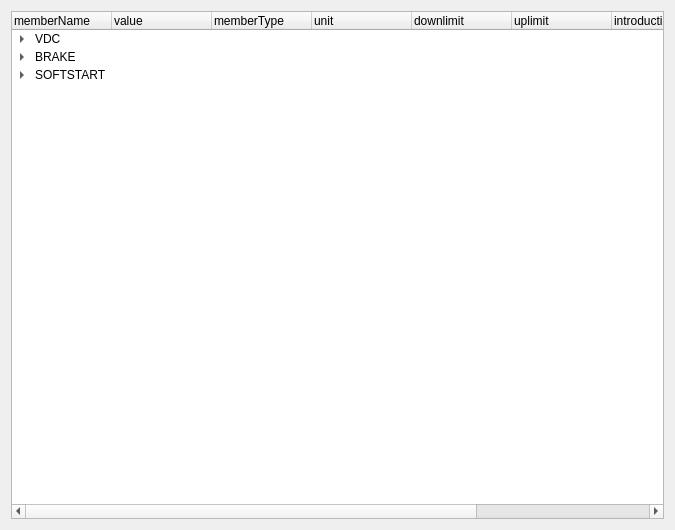
<?xml version="1.0" encoding="UTF-8"?>
<ui version="4.0">
 <class>Form</class>
 <widget class="QWidget" name="Form">
  <property name="geometry">
   <rect>
    <x>0</x>
    <y>0</y>
    <width>675</width>
    <height>530</height>
   </rect>
  </property>
  <property name="windowTitle">
   <string>Form</string>
  </property>
  <layout class="QVBoxLayout" name="verticalLayout">
   <item>
    <widget class="QTreeWidget" name="treeWidget">
     <column>
      <property name="text">
       <string>memberName</string>
      </property>
     </column>
     <column>
      <property name="text">
       <string>value</string>
      </property>
     </column>
     <column>
      <property name="text">
       <string>memberType</string>
      </property>
     </column>
     <column>
      <property name="text">
       <string>unit</string>
      </property>
     </column>
     <column>
      <property name="text">
       <string>downlimit</string>
      </property>
     </column>
     <column>
      <property name="text">
       <string>uplimit</string>
      </property>
     </column>
     <column>
      <property name="text">
       <string>introduction</string>
      </property>
     </column>
     <column>
      <property name="text">
       <string>framAddr</string>
      </property>
     </column>
     <column>
      <property name="text">
       <string>chineseName</string>
      </property>
     </column>
     <item>
      <property name="text">
       <string>VDC</string>
      </property>
      <property name="text">
       <string/>
      </property>
      <property name="text">
       <string/>
      </property>
      <property name="text">
       <string/>
      </property>
      <property name="text">
       <string/>
      </property>
      <property name="text">
       <string/>
      </property>
      <property name="text">
       <string/>
      </property>
      <property name="text">
       <string/>
      </property>
      <property name="text">
       <string>母线</string>
      </property>
      <item>
       <property name="text">
        <string>gSevDrv.sev_obj.cur.pro.prm.vdc_ulim_2</string>
       </property>
       <property name="text">
        <string>450</string>
       </property>
       <property name="text">
        <string>int16</string>
       </property>
       <property name="text">
        <string>V</string>
       </property>
       <property name="text">
        <string>0</string>
       </property>
       <property name="text">
        <string>0</string>
       </property>
       <property name="text">
        <string>NULL</string>
       </property>
       <property name="text">
        <string>517</string>
       </property>
       <property name="text">
        <string>母线过压保护点</string>
       </property>
      </item>
      <item>
       <property name="text">
        <string>gSevDrv.sev_obj.cur.pro.prm.vdc_llim_2</string>
       </property>
       <property name="text">
        <string>0</string>
       </property>
       <property name="text">
        <string>int16</string>
       </property>
       <property name="text">
        <string>V</string>
       </property>
       <property name="text">
        <string>0</string>
       </property>
       <property name="text">
        <string>0</string>
       </property>
       <property name="text">
        <string>NULL</string>
       </property>
       <property name="text">
        <string>518</string>
       </property>
       <property name="text">
        <string>母线久压保护点</string>
       </property>
      </item>
     </item>
     <item>
      <property name="text">
       <string>BRAKE</string>
      </property>
      <property name="text">
       <string/>
      </property>
      <property name="text">
       <string/>
      </property>
      <property name="text">
       <string/>
      </property>
      <property name="text">
       <string/>
      </property>
      <property name="text">
       <string/>
      </property>
      <property name="text">
       <string/>
      </property>
      <property name="text">
       <string/>
      </property>
      <property name="text">
       <string>制动管</string>
      </property>
      <item>
       <property name="text">
        <string>gSevDrv.sev_obj.cur.pro.prm.bk_ulim_2</string>
       </property>
       <property name="text">
        <string>420</string>
       </property>
       <property name="text">
        <string>int16</string>
       </property>
       <property name="text">
        <string>V</string>
       </property>
       <property name="text">
        <string>0</string>
       </property>
       <property name="text">
        <string>0</string>
       </property>
       <property name="text">
        <string>NULL</string>
       </property>
       <property name="text">
        <string>519</string>
       </property>
       <property name="text">
        <string>制动管开通电压</string>
       </property>
      </item>
      <item>
       <property name="text">
        <string>gSevDrv.sev_obj.cur.pro.prm.bk_llim_2</string>
       </property>
       <property name="text">
        <string>400</string>
       </property>
       <property name="text">
        <string>int16</string>
       </property>
       <property name="text">
        <string>V</string>
       </property>
       <property name="text">
        <string>0</string>
       </property>
       <property name="text">
        <string>0</string>
       </property>
       <property name="text">
        <string>NULL</string>
       </property>
       <property name="text">
        <string>520</string>
       </property>
       <property name="text">
        <string>制动管关闭电压</string>
       </property>
      </item>
     </item>
     <item>
      <property name="text">
       <string>SOFTSTART</string>
      </property>
      <property name="text">
       <string/>
      </property>
      <property name="text">
       <string/>
      </property>
      <property name="text">
       <string/>
      </property>
      <property name="text">
       <string/>
      </property>
      <property name="text">
       <string/>
      </property>
      <property name="text">
       <string/>
      </property>
      <property name="text">
       <string/>
      </property>
      <property name="text">
       <string>软启动继电器</string>
      </property>
      <item>
       <property name="text">
        <string>gSevDrv.sev_obj.cur.pwr.prm.soft_on_thd_2</string>
       </property>
       <property name="text">
        <string>10</string>
       </property>
       <property name="text">
        <string>int16</string>
       </property>
       <property name="text">
        <string>V</string>
       </property>
       <property name="text">
        <string>0</string>
       </property>
       <property name="text">
        <string>0</string>
       </property>
       <property name="text">
        <string>NULL</string>
       </property>
       <property name="text">
        <string>603</string>
       </property>
       <property name="text">
        <string>软启动继电器吸合电压</string>
       </property>
      </item>
      <item>
       <property name="text">
        <string>gSevDrv.sev_obj.cur.pwr.prm.soft_off_thd_2</string>
       </property>
       <property name="text">
        <string>5</string>
       </property>
       <property name="text">
        <string>int16</string>
       </property>
       <property name="text">
        <string>V</string>
       </property>
       <property name="text">
        <string>0</string>
       </property>
       <property name="text">
        <string>0</string>
       </property>
       <property name="text">
        <string>NULL</string>
       </property>
       <property name="text">
        <string>604</string>
       </property>
       <property name="text">
        <string>软启动继电器断开电压</string>
       </property>
      </item>
     </item>
    </widget>
   </item>
  </layout>
 </widget>
 <resources/>
 <connections/>
</ui>
